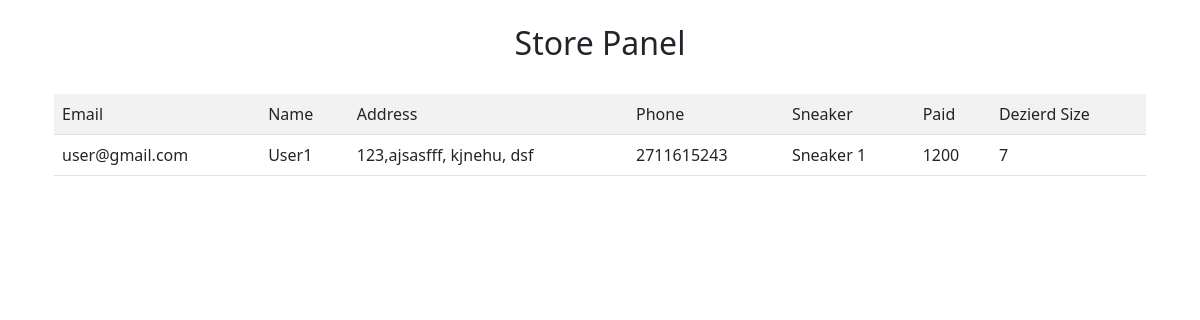
The app's page /admin.php with its own data.
### tables this page shows
CREATE TABLE `forstore` (
  `email` varchar(50) NOT NULL,
  `name` text NOT NULL,
  `address` varchar(50) NOT NULL,
  `phone` varchar(11) NOT NULL,
  `sneaker` varchar(50) NOT NULL,
  `price` int(10) NOT NULL,
  `size` int(10) NOT NULL
);

### admin.php (the view, shortened to what this page needs)
<!DOCTYPE html>
<html lang="en">
<head>
    <link rel="stylesheet" href="./css/bootstrap.css">
</head>
<body>
    <div class="container">
        <div class="row py-4">
            <h2 class="text-center">Store Panel</h2>
        </div>
        <div class="container">
            <table class="table table-striped">
                <tr>
                    <td>Email</td>
                    <td>Name</td>
                    <td>Address</td>
                    <td>Phone</td>
                    <td>Sneaker</td>
                    <td>Paid</td>
                    <td>Dezierd Size</td>
                </tr>
                <?php
                    $server="localhost:3306";
                    $username="root";
                    $password="";
                    $database="data";
                    $connection=new mysqli($server,$username,$password,$database);
                    $query="SELECT * FROM `forstore`";
                    $result=$connection->query($query);
                    if($result->num_rows > 0){
                        while($row=$result->fetch_assoc()){
                            echo "<tr><td>".$row['email']."</td><td>".$row['name']."</td><td>".$row['address']."</td><td>".$row['phone']."</td><td>".$row['sneaker']."</td><td>".$row['price']."</td><td>".$row['size']."</td></tr>";
                        }
                    }
                ?>
            </table>
        </div>
    </div>
</body>
</html>

### records on screen
forstore: email "user@gmail.com", name "User1", address "123,ajsasfff, kjnehu, dsf", phone "2711615243", sneaker "Sneaker 1", price "1200", size "7"
